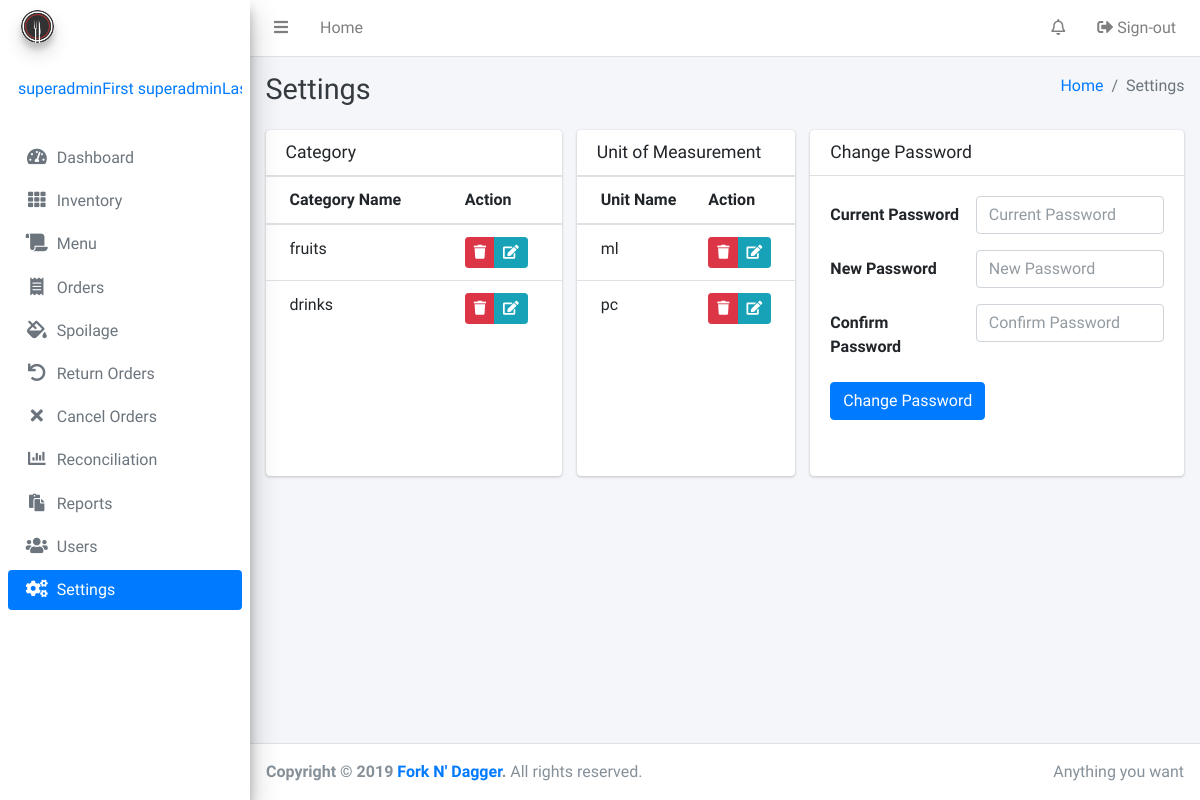
The page /settings.php (signed in) on the database its author committed.
### tables this page shows
CREATE TABLE IF NOT EXISTS `category` (
  `id` bigint(255) NOT NULL AUTO_INCREMENT,
  `categoryname` varchar(255) NOT NULL,
  PRIMARY KEY (`id`),
  UNIQUE KEY `categoryname` (`categoryname`)
);

CREATE TABLE IF NOT EXISTS `uom` (
  `id` bigint(255) NOT NULL AUTO_INCREMENT,
  `uomname` varchar(255) NOT NULL,
  PRIMARY KEY (`id`),
  UNIQUE KEY `name` (`uomname`)
);

### inc/session.php (called while the page is built, shortened)
<?php
	include 'inc/conn.php';;
	if(isset($_SESSION['admin'])){
		$query = $conn -> prepare("SELECT * FROM admins WHERE id = ? ");
		$query -> bind_param("s", $variable);
		$query -> execute();
		$result = $query->get_result();
		$user = mysqli_fetch_assoc($result);
		$role = $user['role'];
	}
	else{
		header('location: home.php');
		exit();
	}
?>

### settings.php (the view, shortened to what this page needs)
<?php include 'inc/session.php'; ?>
<?php include 'inc/header.php'; ?>
<body class="hold-transition sidebar-mini">
<div class="wrapper">
<?php
$current = "settings";
include 'inc/navbar.php'; ?>
        <?php if ($role == 'Super User'): ?>
  <div class="content-wrapper">
    <div class="content-header">
      <div class="container-fluid">
        <div class="row mb-2">
          <div class="col-sm-6">
            <h1 class="m-0 text-dark">Settings</h1>
          </div>
          <div class="col-sm-6">
            <ol class="breadcrumb float-sm-right">
              <li class="breadcrumb-item"><a href="home.php">Home</a></li>
              <li class="breadcrumb-item active">Settings</li>
            </ol>
          </div>
        </div>
      </div>
    </div>
    <div class="content">
      <div class="container-fluid">
         <div class="row">
          <div class="col-4">
            <div class="card">
              <div class="card-header">
                <h3 class="card-title"><h3 class="card-title">Category</h3></h3>
              </div>
              <div class="card-body table-responsive p-0" style="height: 300px;">
                <table class="table table-head-fixed">
                  <thead>
                  <tr>
                    <th width="170">Category Name</th>
                    <th width="30">Action</th>
                  </tr>
                  </thead>
                  <tbody>
                  <?php
                  $result3 = mysqli_query($conn, "SELECT * FROM category");
                  while ($row = mysqli_fetch_array($result3)) {
                        ?>
                  <tr>
                    <td><?php echo $row['categoryname'];?></td>
                    <td>
                      <div class="btn-group btn-group-sm">
                        <a data-toggle='modal' data-target='#deletecat<?php echo $row['id']; ?>' href='#deletecat?id=<?php echo $row['id']; ?>' class="btn btn-danger"><i class="fas fa-trash"></i></a>
                        <a data-toggle='modal' data-target='#editcat<?php echo $row['id']; ?>' href='#editcat?id=<?php echo $row['id']; ?>' class="btn btn-info"><i class="fas fa-edit"></i></a>
                      </div>
                    </td>
                  </tr>
                  <?php   } ?>
                  </tbody>
                </table>
              </div>
            </div>
          </div>
          <div class="col-3">
            <div class="card">
              <div class="card-header">
                <h3 class="card-title">Unit of Measurement</h3>
              </div>
              <div class="card-body table-responsive p-0" style="height: 300px;">
                <table class="table table-head-fixed">
                  <thead>
                  <tr>
                    <th width="170">Unit Name</th>
                    <th width="30">Action</th>
                  </tr>
                  </thead>
                  <tbody>
                  <?php
                  $result3 = mysqli_query($conn, "SELECT * FROM uom");
                  while ($row = mysqli_fetch_array($result3)) {
                        ?>
                  <tr>
                    <td><?php echo $row['uomname'];?></td>
                    <td>
                      <div class="btn-group btn-group-sm">
                        <a data-toggle='modal' data-target='#deleteuom<?php echo $row['id']; ?>' href='#deleteuom?id=<?php echo $row['id']; ?>' class="btn btn-danger"><i class="fas fa-trash"></i></a>
                        <a data-toggle='modal' data-target='#edituom<?php echo $row['id']; ?>' href='#edituom?id=<?php echo $row['id']; ?>' class="btn btn-info"><i class="fas fa-edit"></i></a>
                      </div>
                    </td>
                  </tr>
                  <?php   } ?>
                  </tbody>
                </table>
              </div>
            </div>
          </div>
            <div class="col-5">
            <div class="card">
              <div class="card-header">
                <h3 class="card-title">Change Password</h3>
              </div>
              <div class="card-body" style="height: 300px;">
                <form role="form" action="settings.php" method="POST">
                <div class="form-group row">
                  <label for="currentpassword" class="col-sm-5 col-form-label">Current Password</label>
                  <div class="col-sm-7">
                    <input type="password" class="form-control" placeholder="Current Password" name="currentpassword" required>
                  </div>
                </div>
                <div class="form-group row">
                  <label for="newpassword" class="col-sm-5 col-form-label">New Password</label>
                  <div class="col-sm-7">
                    <input type="password" class="form-control" placeholder="New Password" name="password" required>
                  </div>
                </div>
                <div class="form-group row">
                  <label for="cpassword" class="col-sm-5 col-form-label">Confirm Password</label>
                  <div class="col-sm-7">
                    <input type="password" class="form-control" placeholder="Confirm Password" name="cpassword" required>
                  </div>
                </div>
                <button type="submit" class="btn btn-primary" name="submit2">Change Password</button>
              </form>
              </div>
            </div>
             </div>
        </div>
      </div>
    </div>
  </div>
  <?php endif ?>
  <?php include 'inc/footer.php'; ?>
</div>
</body>
</html>

### inc/navbar.php (shortened to what this page needs)
  <nav class="main-header navbar navbar-expand navbar-white navbar-light">
    <ul class="navbar-nav">
      <li class="nav-item">
        <a class="nav-link" data-widget="pushmenu" href="#"><i class="fas fa-bars"></i></a>
      </li>
      <li class="nav-item d-none d-sm-inline-block">
        <a href="index3.html" class="nav-link">Home</a>
      </li>
    </ul>
    <ul class="navbar-nav ml-auto">
      <li class="nav-item dropdown">
        <a class="nav-link" data-toggle="dropdown" href="#">
          <i class="far fa-bell"></i>
        </a>
      </li>
      <li class="nav-item">
        <a class="nav-link" href="logout.php"><i class="nav-icon fas fa-sign-out-alt"></i> Sign-out</a>
      </li>
    </ul>
  </nav>
  <aside class="main-sidebar sidebar-gray elevation-4">
    <a href="index3.html" class="brand-link">
      <img src="image/logo.png" alt="Fork N' Dagger Logo" class="brand-image img-circle elevation-3"
           style="opacity: .8">
      <span class="brand-text font-weight-light">Fork N' Dagger</span>
    </a>
    <div class="sidebar">
      <div class="user-panel mt-3 pb-3 mb-3 d-flex">
        <div class="info">
          <a href="#" class="d-block"><?php echo $user['firstname']. ' '.$user['lastname']; ?></a>
        </div>
      </div>
<?php
switch ($role): ?>
<?php case "Super User": ?>
      <nav class="mt-2">
        <ul class="nav nav-pills nav-sidebar flex-column" data-widget="treeview" role="menu" data-accordion="false">
          <li class="nav-item">
            <a href="index.php" class="nav-link <?php if($current == 'Dashboard') {echo 'active';} ?>">
              <i class="nav-icon fas fa-tachometer-alt"></i>
              <p>
                Dashboard
              </p>
            </a>
          </li>
          <li class="nav-item">
            <a href="inventory.php" class="nav-link <?php if($current == 'inventory') {echo 'active';} ?>" >
              <i class="nav-icon fas fa-th"></i>
              <p>
                Inventory
              </p>
            </a>
          </li>
          <li class="nav-item">
            <a href="menu.php" class="nav-link <?php if($current == 'menu') {echo 'active';} ?>">
              <i class="nav-icon fas fa-scroll"></i>
              <p>
                Menu
              </p>
            </a>
          </li>
          <li class="nav-item">
            <a href="order.php" class="nav-link <?php if($current == 'order') {echo 'active';} ?>">
              <i class="nav-icon fas fa-receipt"></i>
              <p>
                Orders
              </p>
            </a>
          </li>
          <li class="nav-item">
            <a href="spoilage.php" class="nav-link <?php if($current == 'spoilage') {echo 'active';} ?>">
              <i class="nav-icon fas fa-fill-drip"></i>
              <p>
                Spoilage
              </p>
            </a>
          </li>
          <li class="nav-item">
            <a href="returnorders.php" class="nav-link <?php if($current == 'return') {echo 'active';} ?>">
              <i class="nav-icon fas fa-undo"></i>
              <p>
                Return Orders
              </p>
            </a>
          </li>
          <li class="nav-item">
            <a href="cancelorders.php" class="nav-link <?php if($current == 'cancel') {echo 'active';} ?>">
              <i class="nav-icon fas fa-times"></i>
              <p>
                Cancel Orders
              </p>
            </a>
          </li>
          <li class="nav-item">
            <a href="reconciliation.php" class="nav-link <?php if($current == 'reconciliation') {echo 'active';} ?>">
              <i class="nav-icon fas fa-chart-bar"></i>
              <p>
                Reconciliation
              </p>
            </a>
          </li>
           <li class="nav-item">
            <a href="reports.php" class="nav-link <?php if($current == 'reports') {echo 'active';} ?>">
              <i class="nav-icon fas fa-paste"></i>
              <p>
                Reports
              </p>
            </a>
          </li>
          <li class="nav-item">
            <a href="users.php" class="nav-link <?php if($current == 'users') {echo 'active';} ?>">
              <i class="nav-icon fas fa-users"></i>
              <p>
                Users
              </p>
            </a>
          </li>
          <li class="nav-item">
            <a href="settings.php" class="nav-link <?php if($current == 'settings') {echo 'active';} ?>">
              <i class="nav-icon fas fa-cogs"></i>
              <p>
                Settings
              </p>
            </a>
          </li>
        </ul>
      </nav>
<?php break; ?>
<?php endswitch; ?>
    </div>
  </aside>

### inc/header.php (style rules this page uses)
p, h1, h2, h3, h4, h5, h6, label, td, dt, dd { user-select: none; -webkit-user-select: none; -khtml-user-select: none; -moz-user-select: none; -ms-user-select: none; }

### rows shown on the page
category: categoryname "fruits"
category: categoryname "drinks"
uom: uomname "ml"
uom: uomname "pc"

### other values the page prints
$user['firstname'] "superadminFirst"
